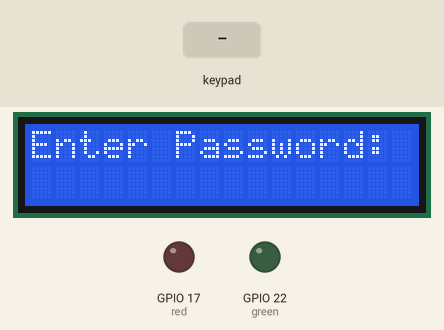
A program run on a simulated Raspberry Pi (BCM pin numbers). Shown: 16×2 character LCD, output pins drawn as LEDs (lit = HIGH). Inputs (shaded band) come from the test bench. Pins used as bus, display or sensor lines are not drawn; what the program prints to the terminal is not drawn.

Above: at 1.2 s.
1.3 s: keypad keys 1 1 0 8 0 1 pressed 0.4 s apart
At 4.4 s:
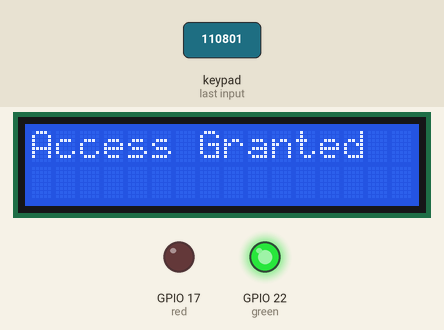
5.2 s: keypad keys 1 1 0 8 0 1 # pressed 0.4 s apart
10.1 s: keypad keys 1 3 9 7 2 2 pressed 0.4 s apart
At 13.0 s:
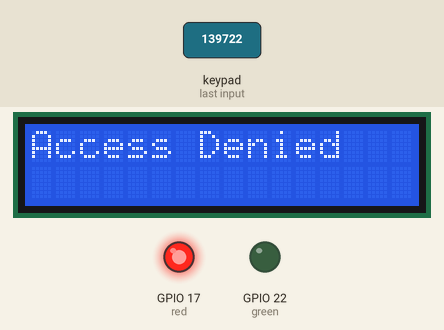
14.0 s: keypad keys 1 1 0 8 0 1 * pressed 0.4 s apart
18.7 s: key 'A' pressed
At 19.1 s:
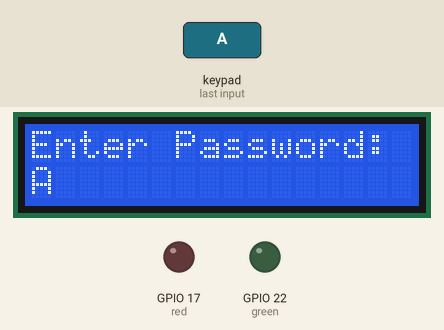
20.2 s: key 'B' pressed
At 21.6 s:
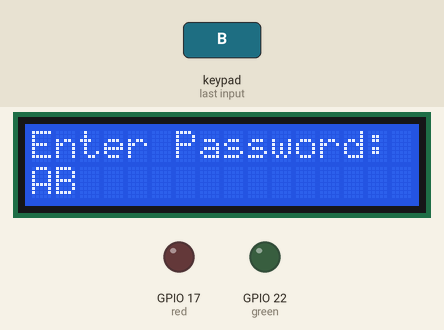
Timing chart, 0 to 22.8 s (numbered marks = the images above; inputs shaded):
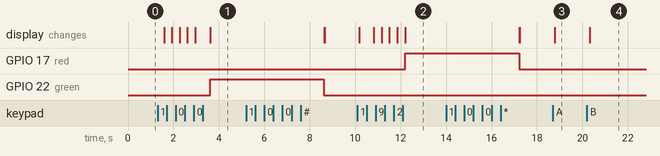

The program:

materi4.py
```python
from RPLCD.i2c import CharLCD
from gpiozero import LED
import RPi.GPIO as GPIO
import time

# Initialize the LCD
lcd = CharLCD(i2c_expander='PCF8574', address=0x27, port=1, cols=16, rows=2, dotsize=8)
lcd.clear()
lcd.write_string('Enter Password:')

# Initialize LED
red = LED(17)
green = LED (22)

# these GPIO pins are connected to the keypad
# change these according to your connections!
L1 = 5
L2 = 6
L3 = 13
L4 = 19

C1 = 12
C2 = 16
C3 = 20
C4 = 21

# Initialize the GPIO pins
GPIO.setwarnings(False)
GPIO.setmode(GPIO.BCM)

GPIO.setup(L1, GPIO.OUT)
GPIO.setup(L2, GPIO.OUT)
GPIO.setup(L3, GPIO.OUT)
GPIO.setup(L4, GPIO.OUT)

# Make sure to configure the input pins to use the internal pull-down resistors
GPIO.setup(C1, GPIO.IN, pull_up_down=GPIO.PUD_DOWN)
GPIO.setup(C2, GPIO.IN, pull_up_down=GPIO.PUD_DOWN)
GPIO.setup(C3, GPIO.IN, pull_up_down=GPIO.PUD_DOWN)
GPIO.setup(C4, GPIO.IN, pull_up_down=GPIO.PUD_DOWN)

# Define the correct password
correct_password = "110801"
input_password = ""

prev_input = {C1: 0, C2: 0, C3: 0, C4: 0}

def readLine(line, characters):
    global input_password
    GPIO.output(line, GPIO.HIGH)
    for idx, col in enumerate([C1, C2, C3, C4]):
        current_input = GPIO.input(col)
        if current_input == 1 and prev_input[col] == 0:
            input_password += characters[idx]
            lcd.clear()
            lcd.write_string('Enter Password:')
            lcd.crlf()
            lcd.write_string(input_password)
            print(characters[idx])
        prev_input[col] = current_input
    GPIO.output(line, GPIO.LOW)

try:
    while True:
        # call the readLine function for each row of the keypad
        readLine(L1, ["1", "2", "3", "A"])
        readLine(L2, ["4", "5", "6", "B"])
        readLine(L3, ["7", "8", "9", "C"])
        readLine(L4, ["*", "0", "#", "D"])

        # Check if input password matches the correct password
        if input_password == correct_password:
            print("Access Granted")
            lcd.clear()
            lcd.write_string('Access Granted')
            green.on()
            time.sleep(5)  # display message for 3 seconds
            green.off()
            lcd.clear()
            lcd.write_string('Enter Password:')
            input_password = ""  # reset after successful entry
        elif len(input_password) >= len(correct_password):
            print("Access Denied")
            lcd.clear()
            lcd.write_string('Access Denied')
            red.on()
            time.sleep(5)  # display message for 3 seconds
            red.off()
            lcd.clear()
            lcd.write_string('Enter Password:')
            input_password = ""  # reset after incorrect entry

        time.sleep(0.3)

except KeyboardInterrupt:
    print("\nApplication stopped!")
    GPIO.cleanup()
```

Measured:
- after the input at 1.3 s, GPIO 22 (green): LOW → HIGH after 2.3 s; the display: first changes after 0.30 s (image 1 shows a later state)
- after the input at 10.1 s, GPIO 17 (red): LOW → HIGH after 2.1 s; the display: first changes after 0.09 s (image 2 shows a later state)
- after the input at 18.7 s, the display: changes after 0.08 s (image 3)
- after the input at 20.2 s, the display: changes after 0.11 s (image 4)
